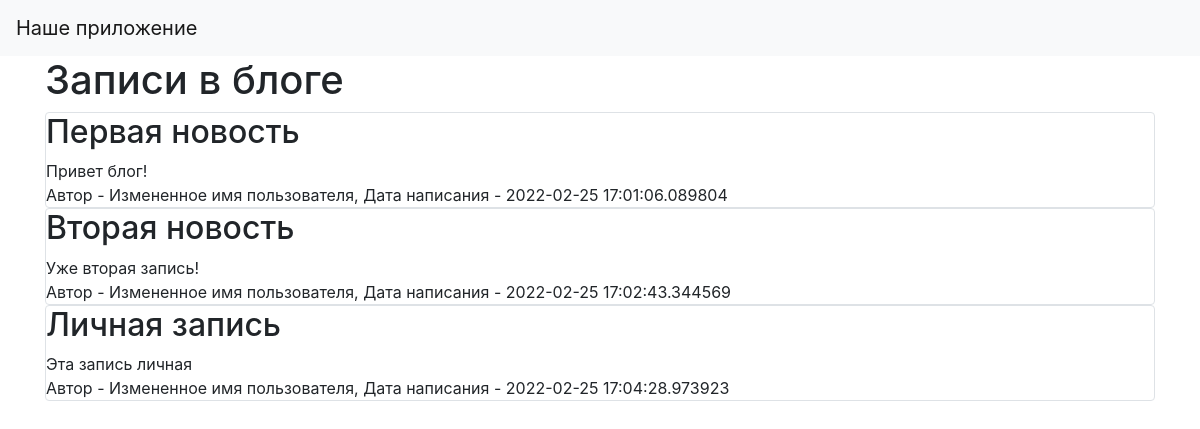
Before: / with the older database file.
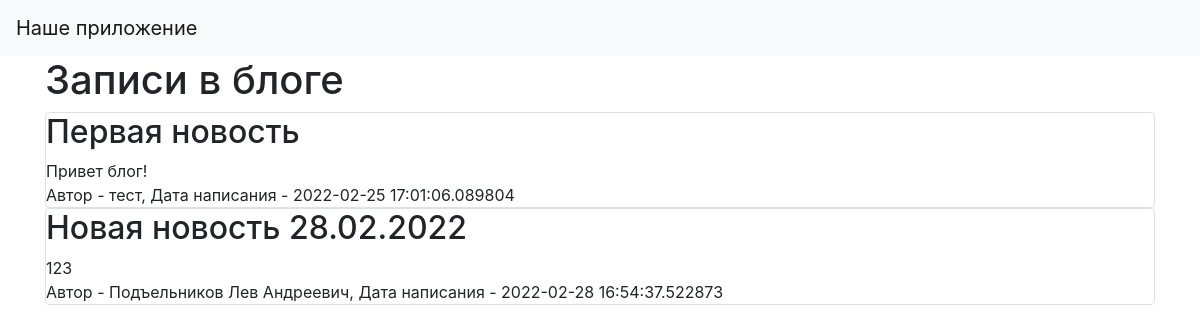
After: the same page with the newer database file.
### data/news.py (models this page shows)
class News(SqlAlchemyBase):
    __tablename__ = 'news'
    id = sqlalchemy.Column(sqlalchemy.Integer,
                           primary_key=True, autoincrement=True)
    title = sqlalchemy.Column(sqlalchemy.String, nullable=True)
    content = sqlalchemy.Column(sqlalchemy.String, nullable=True)
    created_date = sqlalchemy.Column(sqlalchemy.DateTime,
                                     default=datetime.datetime.now)
    is_private = sqlalchemy.Column(sqlalchemy.Boolean, default=True)
    user_id = sqlalchemy.Column(sqlalchemy.Integer,
                                sqlalchemy.ForeignKey("users.id"))
    user = orm.relation('User')

### data/users.py (models this page shows, shortened)
class User(SqlAlchemyBase):
    __tablename__ = 'users'
    id = sqlalchemy.Column(sqlalchemy.Integer,
                           primary_key=True, autoincrement=True)
    name = sqlalchemy.Column(sqlalchemy.String, nullable=True)
    about = sqlalchemy.Column(sqlalchemy.String, nullable=True)
    email = sqlalchemy.Column(sqlalchemy.String,
                              index=True, unique=True, nullable=True)
    hashed_password = sqlalchemy.Column(sqlalchemy.String, nullable=True)
    created_date = sqlalchemy.Column(sqlalchemy.DateTime,
                                     default=datetime.datetime.now)
    news = orm.relation("News", back_populates='user')

### main.py (the view)
@app.route("/")
def index():
    db_sess = db_session.create_session()
    news = db_sess.query(News).filter(News.is_private != True)
    return render_template("index.html", news=news)

### data/db_session.py (called while the page is built)
def create_session() -> Session:
    global __factory
    return __factory()

### templates/index.html
{% extends "base.html" %}
{% block content %}
<h1>Записи в блоге</h1>
{% for item in news%}
<div class="col-md6 border rounded">
    <h2>{{item.title}}</h2>
    <div>
        {{item.content}}
    </div>
    <div>
        Автор - {{item.user.name}}, Дата написания - {{item.created_date}}
    </div>
</div>
{% endfor %}
{% endblock %}

### templates/base.html (shortened to what this page needs)
<!doctype html>
<html lang="en">
<head>
    <link rel="stylesheet"
          href="https://stackpath.bootstrapcdn.com/bootstrap/4.4.1/css/bootstrap.min.css"
>
</head>
<body>
<header>
    <nav class="navbar navbar-light bg-light">
        <a class="navbar-brand" href="#">Наше приложение</a>
    </nav>
</header>
<main role="main" class="container">
    {% block content %}{% endblock %}
</main>
</body>
</html>

Changed rows visible on the page:
no longer on this page (row edited): News: title "Вторая новость", content "Уже вторая запись!", user.name "Измененное имя пользователя", created_date "2022-02-25 17:02:43.344569"
removed News: title "Личная запись", content "Эта запись личная", user.name "Измененное имя пользователя", created_date "2022-02-25 17:04:28.973923"
changed News "Первая новость": user.name "Измененное имя пользователя" → "тест"
added News: title "Новая новость 28.02.2022", content "123", user.name "Подъельников Лев Андреевич", created_date "2022-02-28 16:54:37.522873"
